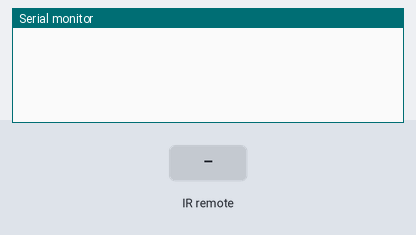
Bench run of a sketch on a simulated Arduino Uno, built with avr-gcc and run on an emulated ATmega328P. On the bench: the last lines printed to the serial monitor. Inputs (shaded band) come from the test bench.

Above: at 1.2 s.
1.3 s: infrared code 0x322DDC47 received
At 2.5 s:
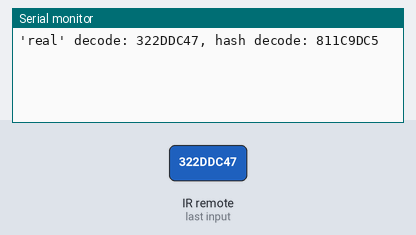
2.8 s: infrared code 0xDB78C103 received
At 3.8 s:
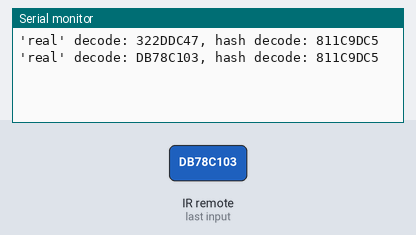
4.3 s: infrared code 0xAB57DD3B received
At 4.9 s:
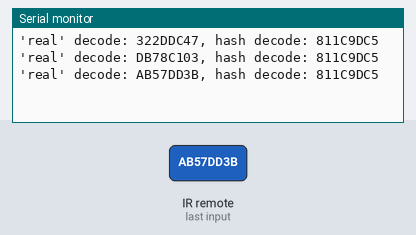
5.8 s: infrared code 0x715CC13F received
At 7.0 s:
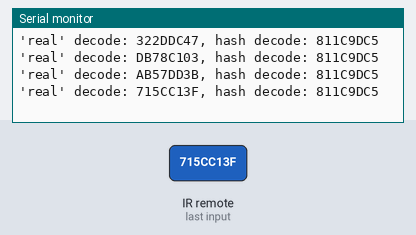
7.3 s: infrared code 0xDC685A5F received
At 8.4 s:
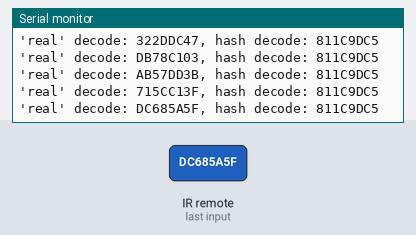
8.8 s: infrared code 0x85B33F1B received
At 9.6 s:
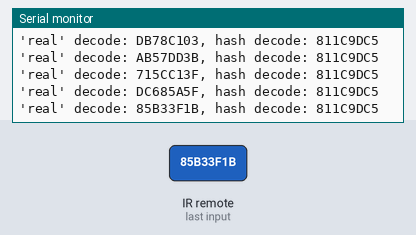

Measured:
- after the input at 1.3 s, the serial monitor: prints a new line at once (image 1)
- after the input at 2.8 s, the serial monitor: prints a new line at once (image 2)
- after the input at 4.3 s, the serial monitor: prints a new line at once (image 3)
- after the input at 5.8 s, the serial monitor: prints a new line at once (image 4)
- after the input at 7.3 s, the serial monitor: prints a new line at once (image 5)
- after the input at 8.8 s, the serial monitor: prints a new line at once (image 6)

The sketch:

other.ino
```cpp
// (licence header left out)
#include <IRremote.h>

int RECV_PIN = 11;
IRrecv irrecv(RECV_PIN);
decode_results results;

void setup()
{
  irrecv.enableIRIn(); // Start the receiver
  Serial.begin(9600);
}

// Compare two tick values, returning 0 if newval is shorter,
// 1 if newval is equal, and 2 if newval is longer
// Use a tolerance of 20%
int compare(unsigned int oldval, unsigned int newval) {
  if (newval < oldval * .8) {
    return 0;
  }
  else if (oldval < newval * .8) {
    return 2;
  }
  else {
    return 1;
  }
}

// Use FNV hash algorithm: http://isthe.com/chongo/tech/comp/fnv/#FNV-param
#define FNV_PRIME_32 16777619
#define FNV_BASIS_32 2166136261

/* Converts the raw code values into a 32-bit hash code.
 * Hopefully this code is unique for each button.
 */
unsigned long decodeHash(decode_results *results) {
  unsigned long hash = FNV_BASIS_32;
  for (int i = 1; i+2 < results->rawlen; i++) {
    int value =  compare(results->rawbuf[i], results->rawbuf[i+2]);
    // Add value into the hash
    hash = (hash * FNV_PRIME_32) ^ value;
  }
  return hash;
}

void loop() {
  if (irrecv.decode(&results)) {
    Serial.print("'real' decode: ");
    Serial.print(results.value, HEX);
    Serial.print(", hash decode: ");
    Serial.println(decodeHash(&results), HEX); // Do something interesting with this value
    irrecv.resume(); // Resume decoding (necessary!)
  }
}

#define LEDPIN 13
void blink() {
  digitalWrite(LEDPIN, HIGH);
  delay(200);
  digitalWrite(LEDPIN, LOW);
  delay(200);
}

// Blink the LED the number of times indicated by the Philips remote control
// Replace loop() with this for the blinking LED example.
void blink_example_loop() {
  if (irrecv.decode(&results)) {
    unsigned long hash = decodeHash(&results);
    switch (hash) {
    case 0x322ddc47: // 0 (10)
      blink(); // fallthrough
    case 0xdb78c103: // 9
      blink();
    case 0xab57dd3b: // 8
      blink();
    case 0x715cc13f: // 7
      blink();
    case 0xdc685a5f: // 6
      blink();
    case 0x85b33f1b: // 5
      blink();
    case 0x4ff51b3f: // 4
      blink();
    case 0x15f9ff43: // 3
      blink();
    case 0x2e81ea9b: // 2
      blink();
    case 0x260a8662: // 1
      blink();
      break;
    default:
      Serial.print("Unknown ");
      Serial.println(hash, HEX);
    }
    irrecv.resume(); // Resume decoding (necessary!)
  }
}
```
